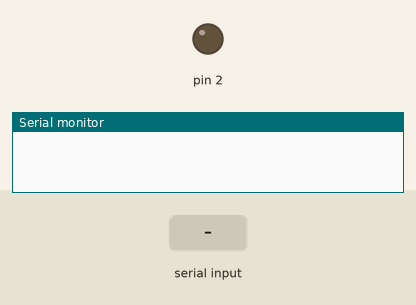
This sketch was run on a simulated Arduino Uno, built with avr-gcc and run on an emulated ATmega328P. Shown: output pins drawn as LEDs (lit = HIGH), the last lines printed to the serial monitor. Inputs (shaded band) come from the test bench. Pins used as bus, display or sensor lines are not drawn.

Above: at 1.2 s.
1.3 s: "2\n" received over Serial
At 2.4 s:
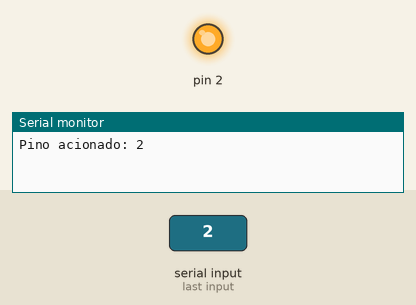
3.0 s: byte 10 (10) received over Serial
At 3.5 s:
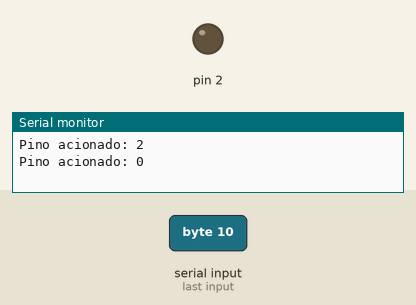
Timing chart, 0 to 6.0 s (numbered marks = the images above; inputs shaded):
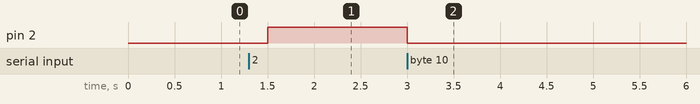

The sketch:

Pin_test.ino
```cpp
int incomingByte = 0;
int port, i, pc;

void setup() {
  // put your setup code here, to run once:
  Serial.begin(9600); // Velocidade do serial
}

void loop() {
  i = 0;
  pc = port;
  // put your main code here, to run repeatedly:
  while (Serial.available() > 0) {
    if(!i)
      port = 0;
    // lê do buffer o dado recebido:
    incomingByte = Serial.read();

    if(incomingByte == 10)
      break;

    port *= 10;
    incomingByte -= 48;
    port += incomingByte;
    i++;
    delay(200);
  }
  if(pc != port){
    Serial.print("Pino acionado: ");
    Serial.println(port, DEC);

    pinMode(port, OUTPUT);
    digitalWrite(port, HIGH);
    digitalWrite(pc, LOW);
  }
}
```

Measured:
- after the input at 1.3 s, pin 2: LOW → HIGH after 0.20 s
- after the input at 3.0 s, pin 2: HIGH → LOW at once
